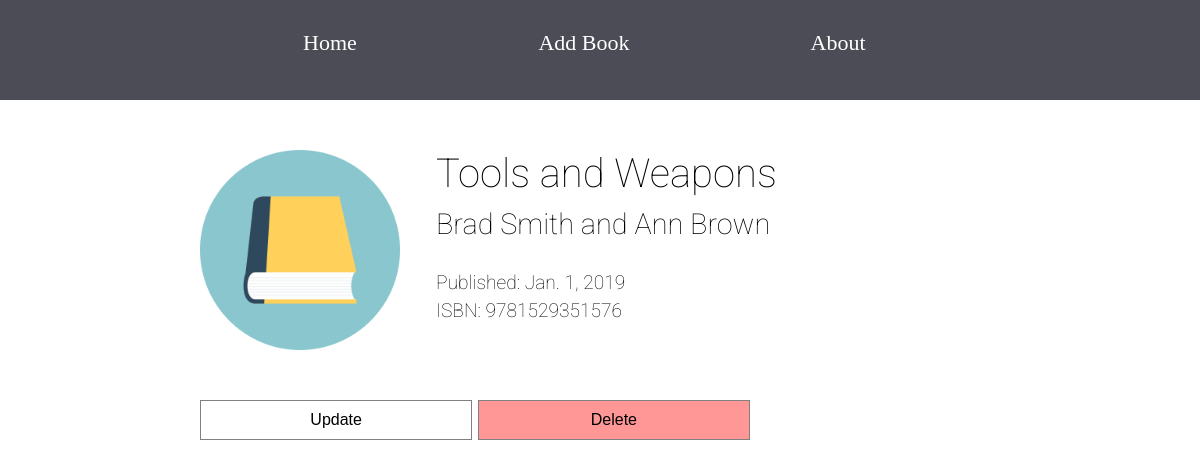
/details/5/, run on the app's committed database.
### books/models.py (models this page shows, shortened)
class Book(models.Model):
    GENRE_LIST = [
        ('FA', 'Fantasy'),
        ('SF', 'Science Fiction'),
        ('TH', 'Thriller'),
        ('MY', 'Mystery'),
        ('DY', 'Dystopia'),
        ('SS', 'Short Story'),
        ('SU', 'Surrealism'),
        ('SC', 'Science'),
        ('EC', 'Economics'),
        ('MA', 'Maths'),
        ('HI', 'History'),
        ('PH', 'Philosophy'),
        ('FI', 'Finance'),
        ('OT', 'Other'),
        ]
    BOOK_TYPES = [
        ('FI', "Fiction"),
        ('NF', "Non-Fiction"),
    ]
    book_title = models.CharField("Book Title", max_length = 200)
    author = models.CharField(max_length=200)
    publication_date = models.DateField("Publication Date", null=True, blank=True)
    isbn = models.PositiveIntegerField("ISBN", null=True, blank=True, unique=True)
    cost = models.DecimalField(null=True, blank=True, decimal_places=2, max_digits=6)
    added_date = models.DateField(null=True, blank=True)
    borrowed_to = models.CharField(max_length=200, null=True, blank=True)
    genre = models.CharField(max_length=20, choices=GENRE_LIST)
    book_type = models.CharField("Fiction or Non-Fiction", max_length=40, choices=BOOK_TYPES)

### books/views.py (the view)
# urls.py: path('details/<pk>/', views.BookDetailView.as_view(), name='book_details'),
class BookDetailView(DetailView):
    context_object_name = 'book_detail'
    model = models.Book
    template_name = 'books/book_details.html'

### templates/books/book_details.html
{% extends 'books/base.html' %}
{% block body_block %}
<div class="container">
    <div class="book-detail">
        <div class="book-sect book-image">
        </div>
        <div class="book-sect book-info">
            <h1>{{ book_detail.book_title }}</h1>
            <h2>{{ book_detail.author }}</h2>
            <h3>Published: {{ book_detail.publication_date }}</h3>
            <h3>ISBN: {{ book_detail.isbn }}</h3>
        </div>
    </div>
    <div class="button-container">
        <a href="{% url 'book_app:book_update' pk=book_detail.pk %}">
            <button class="button-medium">Update</button>
        </a>
        <a href="{% url 'book_app:book_delete' pk=book_detail.pk %}">
                <button class="button-medium button-danger">Delete</button>
            </a>
    </div>
</div>
{% endblock %}

### static/css/base.css (style rules this page uses)
* { margin: 0; padding: 0; box-sizing: border-box; }
html { font-size: 16px; }
.container { margin: 40px 200px; }
.book-detail { width: 100%; margin-top: 50px; }
.book-sect { display: inline-block; vertical-align: top; font-family: 'Roboto', sans-serif; }
.book-detail .book-image { background-image: url(../images/book_image.png); background-repeat: no-repeat; background-position: top; background-size: contain; height: 250px; width: 200px; margin-right: 4%; }
.book-detail .book-info { width: 500px; }
.book-detail .book-info h1 { font-size: 2.5rem; padding-bottom: 10px; font-weight: lighter; }
.book-detail .book-info h2 { font-size: 1.8rem; padding-bottom: 30px; font-weight: lighter; }
.book-detail .book-info h3 { font-size: 1.2rem; padding-bottom: 5px; font-weight: lighter; }
.button-container { display: inline-flex; width: 550px; justify-content: space-between; }
.button-container a, .delete-form { width: 49.5%; }
.button-medium { border: 1px solid grey; background-color: white; color: black; padding: 10px 32px; font-size: 1rem; width: 100%; }
.button-danger { background-color: rgb(255, 151, 151); }

### data on the page
Book: book_title "Tools and Weapons", author "Brad Smith and Ann Brown", publication_date "Jan. 1, 2019", isbn "9781529351576"
